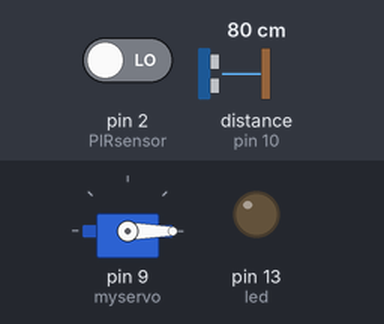
A sketch run on a simulated Arduino Uno, built with avr-gcc and run on an emulated ATmega328P. On the bench: servo, output pins drawn as LEDs (lit = HIGH). Wiring (inferred from the names in the program): ultrasonic range finder: trigger pin 11; echo pin 10. The test bench sets the inputs (shaded band); at power-on: pin 2 (PIRsensor) LOW, distance to the obstacle (sensor on pin 10) 80 cm. The echo pulse lasts 58.3 µs per cm; pins used as bus, display or sensor lines are not drawn.

Above: at 3.0 s.
3.1 s: pin 2 (PIRsensor) driven HIGH
At 5.2 s:
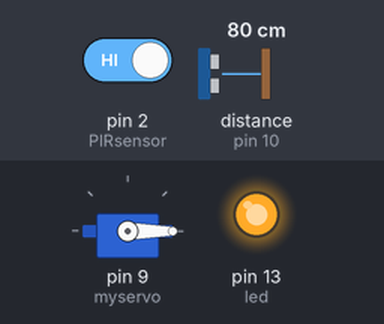
7.7 s: pin 2 (PIRsensor) driven LOW
At 8.8 s:
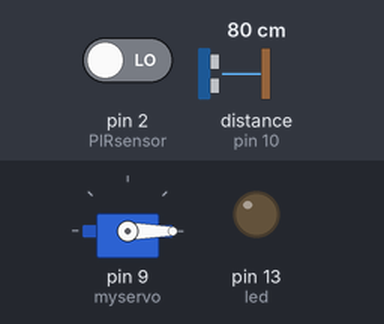
14.3 s: distance to the obstacle (sensor on pin 10) set to 2 cm
At 15.4 s:
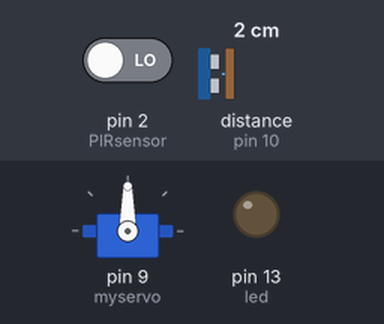
20.9 s: distance to the obstacle (sensor on pin 10) set to 18 cm
At 23.0 s:
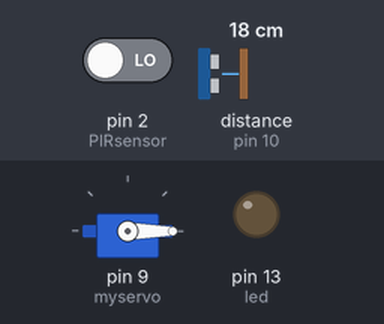
27.5 s: distance to the obstacle (sensor on pin 10) set to 4 cm
At 29.3 s:
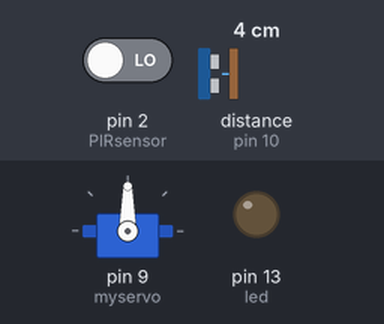
Timing chart, 0 to 30.8 s (numbered marks = the images above; inputs shaded):
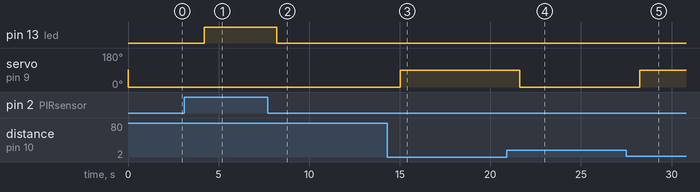

Measured:
- after the input at 3.1 s, pin 13 (led): LOW → HIGH after 1.1 s
- after the input at 7.7 s, pin 13 (led): HIGH → LOW after 0.52 s
- after the input at 14.3 s, servo on pin 9 (myservo): 0° → 90° after 0.73 s
- after the input at 20.9 s, servo on pin 9 (myservo): 90° → 0° after 0.74 s
- after the input at 27.5 s, servo on pin 9 (myservo): 0° → 90° after 0.74 s

The sketch:

intro_project_1.ino
```cpp
//project intro arduino 1
#include <Servo.h>
int PIRsensor = 2;              // the pin that the sensor is atteched to
int state = LOW;             // by default, no motion detected
int val = 0;
int trigin=11;
int echoin=10;
int led = 13;

Servo myservo;  // create servo object to control a servo

//***********
void setup() {
Serial.begin(9600);
myservo.attach(9);// attaches the servo on pin 9 to the servo object
pinMode(trigin,OUTPUT);
pinMode(echoin,INPUT);
pinMode(PIRsensor, INPUT);
pinMode(led, OUTPUT);

}
//************
void loop() {
myservo.writeMicroseconds(1496);

long durationOne , distanceOne;
digitalWrite(trigin,LOW);
delayMicroseconds(2);
digitalWrite(trigin,HIGH);
delayMicroseconds(10);
digitalWrite(trigin, LOW);
durationOne = pulseIn(echoin, HIGH);
distanceOne= durationOne*0.034/2;
//***********
if(distanceOne<=10){

  myservo.write(90);
  delay(2000);
  }

else if(distanceOne>=10){
    myservo.write(0);
    delay(2000);

}

//*************
  // put your main code here, to run repeatedly:
  val = digitalRead(PIRsensor);   // read sensor value
  if (val == HIGH) {           // check if the sensor is HIGH
    digitalWrite(led, HIGH);   // turn LED ON
    delay(2000);                // delay 100 milliseconds

    if (state == LOW) {
      //Serial.println("Motion detected!");
      state = HIGH;       // update variable state to HIGH
    }
  }
  else {
      digitalWrite(led, LOW); // turn LED OFF
      delay(200); }            // delay 200 milliseconds

      if (state == HIGH){
        //Serial.println("Motion stopped!");
        state = LOW;       // update variable state to LOW
    }

//************


}
```
